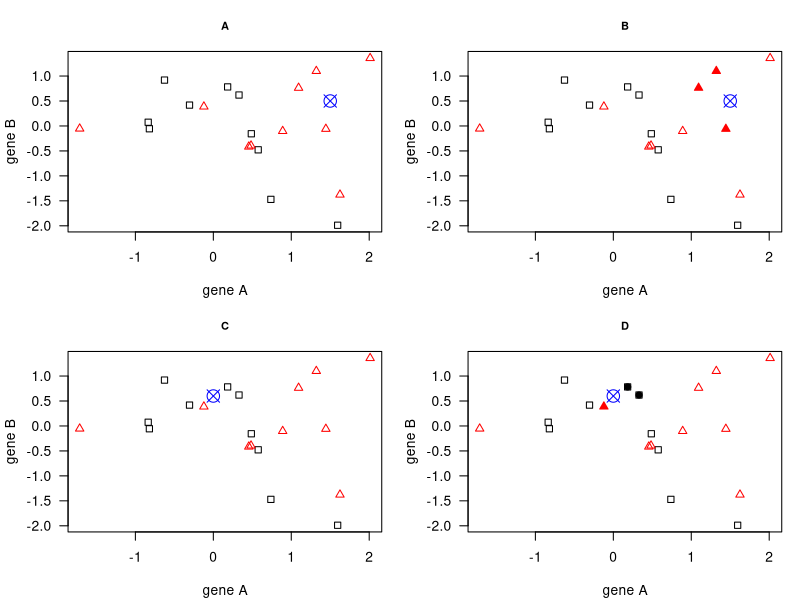

The R source for this figure: (Note: this script raises an error after producing the figure.)
## ---- chunk 1
#| label: fig-knn
#| fig-cap: An example of k-nearest neighbours algorithm with k=3; A) in the top a new sample (blue) is closest to three red triangle samples based on its gene A and gene B measurments and thus is classified as a red (B); in the bottom (C), a new sample (blue) is closest to 2 black dots and 1 red triangle based on its gene A and B measurments and is thus classified by majority vote as a black dot (D).
#| fig-width: 8
#| fig-height: 8
#| fig-align: center
#| echo: false
#| fig-cap-location: margin


# Example data
n1 <- 10
n2 <- 10
set.seed(1)
x <- c(rnorm(n1, mean=0, sd=1), rnorm(n2, mean=0.5, sd=1))
y <- rnorm(n1+n2, mean=0, sd=1)

group <- rep(1, (n1+n2))
group[1:n1] <- 0
idx.1 <- which(group==0)
idx.2 <- which(group==1)

# new points
p1 <- c(1.5, 0.5)
p2 <- c(0, 0.6)

# distance 
dist.1 <- c()
dist.2 <- c()
for (i in 1:length(x))
{
  dist.1[i] <- round(sqrt((p1[1]-x[i])^2 + (p1[2]-y[i])^2),2)
  dist.2[i] <- round(sqrt((p2[1]-x[i])^2 + (p2[2]-y[i])^2),2)
}

# find nearest friends
n.idx1 <- order(dist.1)
n.idx2 <- order(dist.2)


my.xlab <- "gene A"
my.ylab <- "gene B"

par(mfrow=c(2,2), mar=c(4, 4, 3, 1) + 0.1)
# a) 
plot(x[idx.1],y[idx.1], pch=0, las=1, xlim=c(min(x), max(x)), ylim=c(min(y), max(y)), xlab = my.xlab, ylab = "gene B", main = "A", cex.main = 0.8)
points(x[idx.2], y[idx.2], pch=2, col="red")
points(p1[1], p1[2], pch=13, col="blue", cex=2)
# b) 
plot(x[idx.1],y[idx.1], pch=0, las=1, xlim=c(min(x), max(x)), ylim=c(min(y), max(y)), xlab = my.xlab, ylab = "gene B", main = "B", cex.main = 0.8)
points(x[idx.2], y[idx.2], pch=2, col="red")
points(p1[1], p1[2], pch=13, col="blue", cex=2)
points(x[n.idx1[1:3]], y[n.idx1[1:3]], pch=17, col="red")
# c) 
plot(x[idx.1],y[idx.1], pch=0, las=1, xlim=c(min(x), max(x)), ylim=c(min(y), max(y)), xlab = my.xlab, ylab = "gene B", main = "C", cex.main = 0.8)
points(x[idx.2], y[idx.2], pch=2, col="red")
points(p2[1], p2[2], pch=13, col="blue", cex=2)
# d)
plot(x[idx.1],y[idx.1], pch=0, las=1, xlim=c(min(x), max(x)), ylim=c(min(y), max(y)), xlab = my.xlab, ylab = "gene B", main = "D", cex.main = 0.8)
points(x[idx.2], y[idx.2], pch=2, col="red")
points(p2[1], p2[2], pch=13, col="blue", cex=2)
points(x[n.idx2[1]], y[n.idx2[1]], pch=17, col="red")
points(x[n.idx2[2:3]], y[n.idx2[2:3]], pch=19, col="black")

## ---- chunk 2
#| label: fig-data-split
#| fig-cap: Example of splitting data into train (50%), validation (25%) and test (25%) set
#| fig-cap-location: margin
#| fig-align: center
#| echo: false
#| out-width: 100%

knitr::include_graphics("figures/data-split.png")
## ---- chunk 3
#| label: fig-data-split-kfold
#| fig-cap: Example of k-fold cross validation split (k = 3)
#| fig-cap-location: margin
#| fig-align: center
#| echo: false
#| out-width: 100%
#| 
knitr::include_graphics("figures/data-split-kfolds.png")
##Eva: k=1,2,3 look identical. Can the splits be indicated somehow, circle the validation fold or something similar? I see 20 different objects, so I would expect 6 or 7 objects in each validation set. Use 'validation set' and 'training set' instead of 'validation fold' etc.
## ---- chunk 4
#| label: fig-data-split-loocv
#| fig-cap: Example of LOOCV, leave-one-out cross validation
#| fig-cap-location: margin
#| fig-align: center
#| echo: false
#| out-width: 100%

knitr::include_graphics("figures/data-split-loocv.png")
